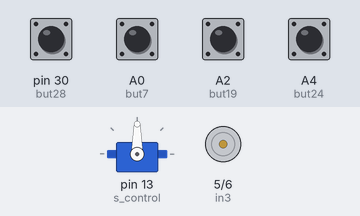
This sketch was run on a simulated Arduino Mega 2560, built for the host (arithmetic inside an expression is 32-bit, double 64-bit). On the bench: servo, motor-driver pin pairs drawn as motors (green arrow = first pin HIGH = forward, orange = second pin HIGH = backward, longer = more drive). Inputs (shaded band) come from the test bench; at power-on: A0 (but7), A2 (but19), A4 (but24), pin 30 (but28) LOW. What the sketch prints to the serial monitor is not drawn.

Above: at 1.2 s.
1.3 s: pin 30 (but28) pulled HIGH for 0.15 s
At 1.7 s:
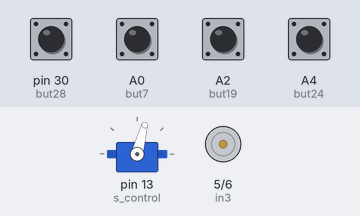
2.9 s: A4 (but24) pulled HIGH for 1 s
5.4 s: A0 (but7) pulled HIGH for 0.15 s
At 6.7 s:
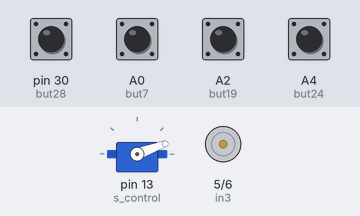
7.0 s: A2 (but19) pulled HIGH for 0.15 s
At 7.07 s:
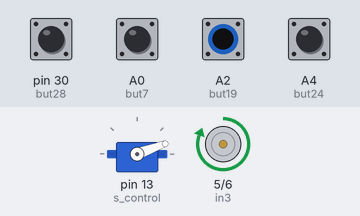
8.6 s: pin 30 (but28) pulled HIGH for 1 s
11.1 s: A0 (but7) pulled HIGH for 1 s
At 11.8 s:
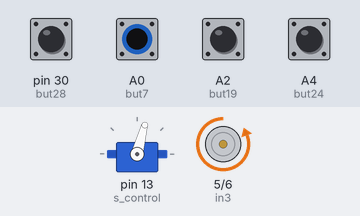
Timing chart, 0 to 14.1 s (numbered marks = the images above; inputs shaded):
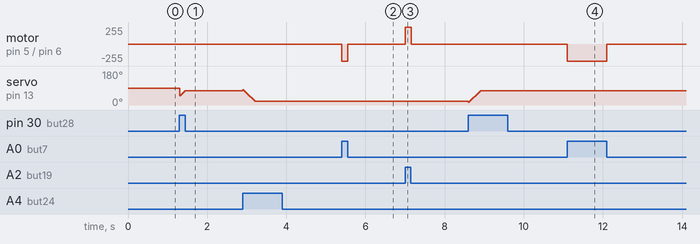

The sketch:

combined_code_v3.ino
```cpp
//servo
#include <Servo.h>
Servo myservo;
int pos = 50;
int but24 = A4;
int but28 = 30;
int s_control = 13;

//linear actuator
int in3 = 5;
int in4 = 6;
int but7 = A0;
int but19 = A2;

void setup() {
  //servo
  myservo.attach(s_control);
  pinMode(but24, INPUT_PULLDOWN);
  pinMode(but28, INPUT_PULLDOWN);
  Serial.begin(9600);

  //lin act
  pinMode(in3, OUTPUT);
  pinMode(in4, OUTPUT);

  pinMode(but7, INPUT_PULLDOWN);
  pinMode(but19, INPUT_PULLDOWN);

}

void loop() {
  //servo
   if (digitalRead(but24) && pos > 15) {
      myservo.write(pos);
      pos -= 5;
      delay(25);
    }

   else if (digitalRead(but28) && pos < 80) {
      myservo.write(pos);
      pos += 5;
      delay(25);
    }
    Serial.println(pos);


  //lin act
  if (digitalRead(but7)) {
    digitalWrite(in3, LOW);
    digitalWrite(in4, HIGH);
  }

  else if (digitalRead(but19)) {
    digitalWrite(in3, HIGH);
    digitalWrite(in4, LOW);
  }

  else {
    digitalWrite(in3, LOW);
    digitalWrite(in4, LOW);
  }
}
```

Measured:
- after the input at 1.3 s, servo on pin 13 (s_control): 90° → 75° at once
- after the input at 5.4 s, motor on pin 5 (in3) / pin 6 (in4): stopped → backward 255/255 at once, → stopped 0.15 s later
- after the input at 7.0 s, motor on pin 5 (in3) / pin 6 (in4): stopped → forward 255/255 at once, → stopped 0.15 s later
- after the input at 11.1 s, motor on pin 5 (in3) / pin 6 (in4): stopped → backward 255/255 at once, → stopped 1.0 s later
